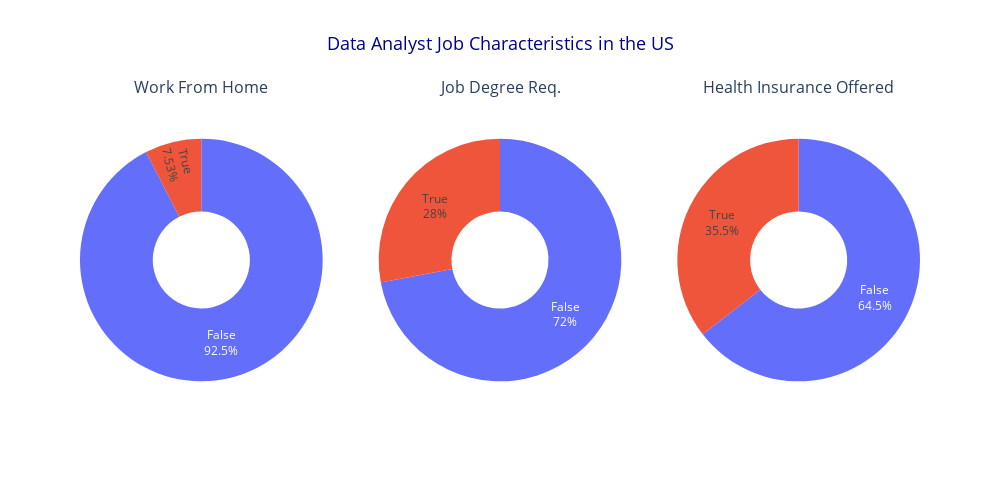

The cell this chart's notebook holds for it:
### Code cell
# Define column mapping
dict_column = {
    'job_work_from_home': 'Work From Home',
    'job_no_degree_mention': 'Job Degree Req.',
    'job_health_insurance': 'Health Insurance Offered'
}

# Create 1 row, 3 column subplot for pie charts
fig = make_subplots(rows=1, cols=3, specs=[[{'type':'domain'}]*3],
                    subplot_titles=list(dict_column.values()))

# Loop through columns and add pie charts
for i, (column, title) in enumerate(dict_column.items()):
    value_counts = df_DA_US[column].value_counts()
    fig.add_trace(
        go.Pie(
            labels=value_counts.index.astype(str),
            values=value_counts.values,
            hole=0.4,  # donut chart
            textinfo='percent+label'
        ),
        row=1,
        col=i+1
    )

# Add a global title
fig.update_layout(
    title_text="Data Analyst Job Characteristics in the US",
    title_font=dict(size=18, color='darkblue'),
    title_x=0.5,
    showlegend=False,
    height=500,
    width=1000
)

fig.show()

### Figure 1 — Plotly figure (JSON) as saved in the notebook; plotly's stock layout.template omitted (floating-point values rounded to 4 significant figures)
{"data": [{"domain": {"x": [0, 0.2889], "y": [0, 1]}, "hole": 0.4, "labels": ["False", "True"], "textinfo": "percent+label", "type": "pie", "values": [62710, 5106]}, {"domain": {"x": [0.3556, 0.6444], "y": [0, 1]}, "hole": 0.4, "labels": ["False", "True"], "textinfo": "percent+label", "type": "pie", "values": [48840, 18976]}, {"domain": {"x": [0.7111, 1], "y": [0, 1]}, "hole": 0.4, "labels": ["False", "True"], "textinfo": "percent+label", "type": "pie", "values": [43755, 24061]}], "layout": {"annotations": [{"font": {"size": 16}, "showarrow": false, "text": "Work From Home", "x": 0.1444, "xanchor": "center", "xref": "paper", "y": 1, "yanchor": "bottom", "yref": "paper"}, {"font": {"size": 16}, "showarrow": false, "text": "Job Degree Req.", "x": 0.5, "xanchor": "center", "xref": "paper", "y": 1, "yanchor": "bottom", "yref": "paper"}, {"font": {"size": 16}, "showarrow": false, "text": "Health Insurance Offered", "x": 0.8556, "xanchor": "center", "xref": "paper", "y": 1, "yanchor": "bottom", "yref": "paper"}], "height": 500, "showlegend": false, "title": {"font": {"color": "darkblue", "size": 18}, "text": "Data Analyst Job Characteristics in the US", "x": 0.5}, "width": 1000}}
